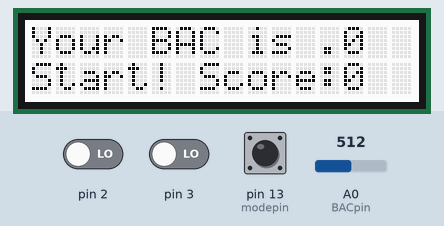
Simulated run of this sketch. Board: Arduino Uno, built with avr-gcc and run on an emulated ATmega328P. Parts: 16×2 character LCD. The inputs (shaded band) are chosen by the test bench; at power-on: pin 13 (modepin) HIGH, pin 2 LOW, pin 3 LOW, A0 (BACpin) = 512. What the sketch prints to the serial monitor is not drawn.

Above: at 2.2 s.
2.3 s: pin 13 (modepin) pulled LOW for 0.15 s
At 4.1 s:
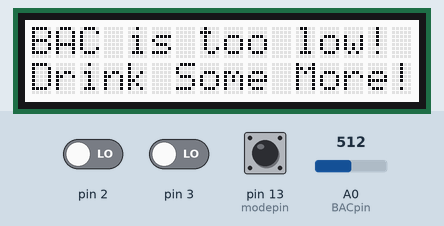
5.4 s: pin 2 driven HIGH
At 5.8 s:
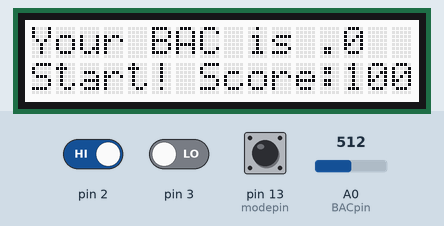
6.9 s: pin 13 (modepin) pulled LOW for 3.2 s
At 7.7 s:
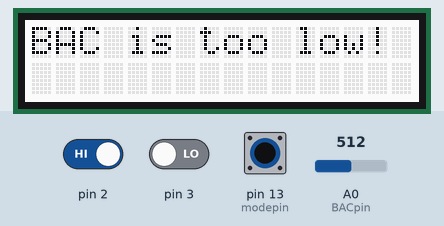
13.1 s: pin 13 (modepin) pulled LOW for 1 s
At 15.1 s:
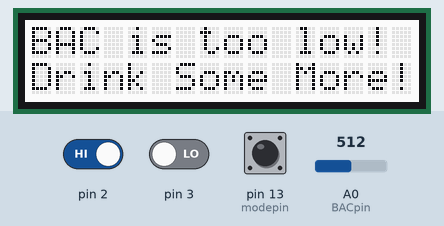
17.1 s: pin 3 driven HIGH
At 17.4 s:
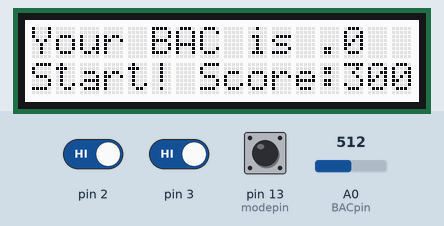
18.6 s: pin 13 (modepin) pulled LOW for 0.15 s
At 20.2 s:
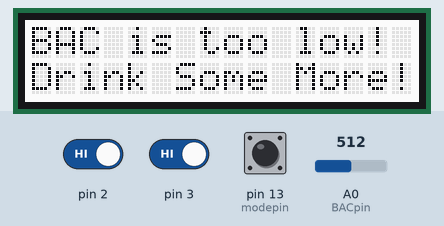
Timing chart, 0 to 21.7 s (numbered marks = the images above; inputs shaded):
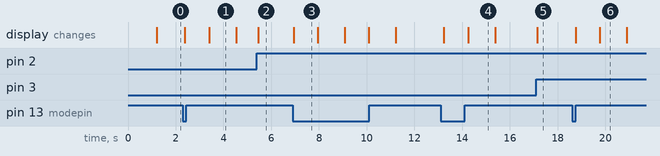

Measured:
- after the input at 2.3 s, the display: first changes after 0.08 s (image 1 shows a later state)
- after the input at 5.4 s, the display: changes after 0.07 s (image 2)
- after the input at 6.9 s, the display: changes at once (image 3)
- after the input at 13.1 s, the display: first changes after 0.13 s (image 4 shows a later state)
- after the input at 17.1 s, the display: changes at once (image 5)
- after the input at 18.6 s, the display: first changes after 0.15 s (image 6 shows a later state)
- what the display in image 1 shows lasts 1.1 s, from 3.4 s to 4.5 s

The sketch:

AppSwitcher.ino
```cpp
#include <Wire.h>
#include "rgb_lcd.h"
//rgb_lcd.h library by Seeed Studios
//Source: https://github.com/Seeed-Studio/Grove_LCD_RGB_Backlight

rgb_lcd lcd;
//initializing the lcd

int modepin = 13;
//This is the input that will tell the arduino which "mode" it will be in.
int mode= HIGH;
//Default pinmode is high
const int BACpin = 0;
unsigned int finalbac;
unsigned int score;

void setup()
{

    Serial.begin(9600);
    pinMode(modepin, INPUT);
    // set up the LCD's number of columns and rows:
    lcd.begin(16, 2);
    // set color of LCD
    lcd.setRGB(255, 255, 255);
    attachInterrupt(digitalPinToInterrupt(2), test1, RISING);
    attachInterrupt(digitalPinToInterrupt(3), test2, RISING);
    delay(1000);
}

void loop()
{
    lcd.setCursor(0, 1);
    delay(100);
    mode=digitalRead(modepin);
    if(mode==LOW)
      {
        int sensorReading = analogRead(BACpin);
        if (sensorReading > 750)
          {
            int r,g,b;
            lcd.setRGB(255, 0, 0);
            lcd.clear();
            unsigned int ppm = map(sensorReading, 750, 1024, 200 ,800);
            unsigned int bac = map (ppm, 200,800,10,50);
            unsigned int BAC = ppm*100;
            unsigned int temp=BAC/26;
            lcd.setCursor(0, 0);
            lcd.print("BAC:");
            lcd.setCursor(5,0);
            lcd.print(".");
            lcd.setCursor(6,0);
            lcd.print(temp);
            finalbac=temp;
          }
        else
          {
            lcd.clear();
            lcd.setRGB(255,255,255);
            lcd.setCursor(0,0);
            lcd.print("BAC is too low!");
            delay(1000);
            lcd.setCursor(0,1);
            lcd.print("Drink Some More!");
            delay(1000);
          }
      }
    else
      {
        lcd.setCursor(0,0);
        lcd.clear();
        lcd.print("Your BAC is .");
        lcd.setCursor(13,0);
        lcd.print(finalbac);
        lcd.setCursor(0,1);
        lcd.setRGB(255,255,255);
        lcd.print("Start! Score:");
        lcd.setCursor(13,1);
        lcd.print(score);
        Serial.println(score);
      }
}

void test1() {
    int tempvalue = map(finalbac,0,800,1,5);
    score += 100*tempvalue;
    Serial.println("HIT!!");
}

void test2() {
    int tempvalue = map(finalbac,0,800,1,5);
    score += 200*tempvalue;
        Serial.println("BULLSEYE!!");
}

/*********************************************************************************************************
  END FILE
*********************************************************************************************************/
```
